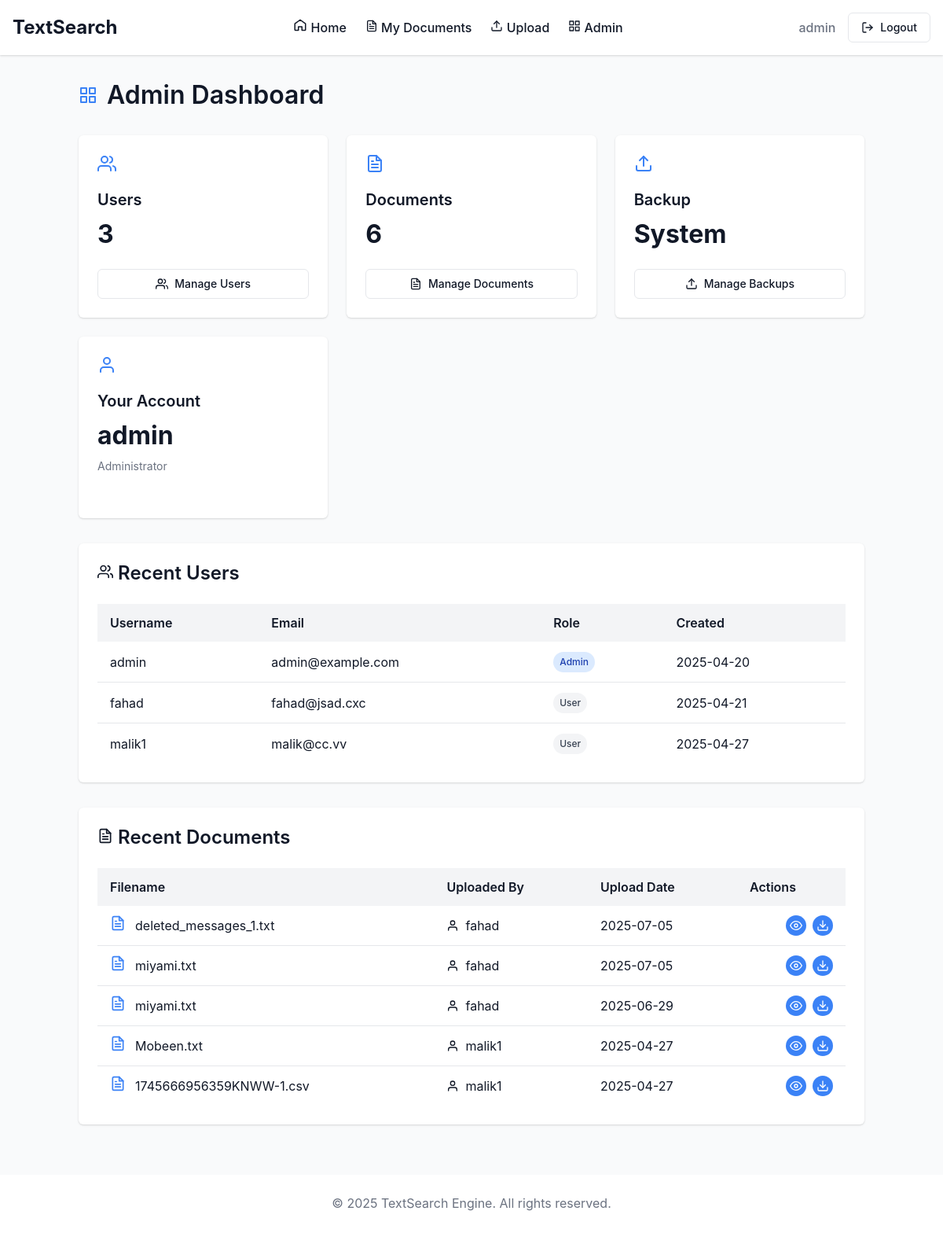
The page /admin (signed in) on the database its author committed.
### tables this page shows
CREATE TABLE users (
    id INTEGER PRIMARY KEY AUTOINCREMENT,
    username TEXT UNIQUE NOT NULL,
    email TEXT UNIQUE NOT NULL,
    password TEXT NOT NULL,
    is_admin INTEGER DEFAULT 0,
    created_at TIMESTAMP DEFAULT CURRENT_TIMESTAMP
);

CREATE TABLE documents (
    id INTEGER PRIMARY KEY AUTOINCREMENT,
    filename TEXT NOT NULL,
    original_filename TEXT NOT NULL,
    user_id INTEGER,
    upload_date TIMESTAMP DEFAULT CURRENT_TIMESTAMP,
    FOREIGN KEY (user_id) REFERENCES users(id)
);

### app.py (the view)
@app.route('/admin')
@admin_required
def admin_dashboard():
    conn = get_db_connection()
    users = conn.execute('SELECT id, username, email, is_admin, created_at FROM users').fetchall()
    documents = conn.execute('SELECT COUNT(*) as count FROM documents').fetchone()
    recent_documents = conn.execute('''
        SELECT d.id, d.original_filename, d.upload_date, u.username
        FROM documents d
        JOIN users u ON d.user_id = u.id
        ORDER BY d.upload_date DESC
        LIMIT 5
    ''').fetchall()
    conn.close()
    return render_template('admin/dashboard.html', users=users, document_count=documents['count'], documents=recent_documents)

### app.py (called while the page is built)
def get_db_connection():
    conn = sqlite3.connect(DATABASE)
    conn.row_factory = sqlite3.Row  #initialize
    return conn

def admin_required(f):
    @wraps(f)
    def decorated_function(*args, **kwargs):
        if 'user_id' not in session:
            flash('Please log in to access this page', 'error')
            return redirect(url_for('login', next=request.url))
        conn = get_db_connection()
        user = conn.execute('SELECT is_admin FROM users WHERE id = ?', (session['user_id'],)).fetchone()
        conn.close()
        if not user or not user['is_admin']:
            abort(403)
        return f(*args, **kwargs)
    return decorated_function

### templates/admin/dashboard.html (shortened to what this page needs)
{% extends 'layout.html' %}
{% block content %}
<div class="admin-dashboard">
    <div class="page-header">
        <h1>
            Admin Dashboard
        </h1>
    </div>
    <div class="admin-stats">
        <div class="stat-card">
            <div class="stat-icon">
            </div>
            <div class="stat-content">
                <h3>Users</h3>
                <p class="stat-value">{{ users|length }}</p>
            </div>
            <a href="{{ url_for('admin_users') }}" class="btn btn-outline">
                Manage Users
            </a>
        </div>
        <div class="stat-card">
            <div class="stat-icon">
            </div>
            <div class="stat-content">
                <h3>Documents</h3>
                <p class="stat-value">{{ document_count }}</p>
            </div>
            <a href="{{ url_for('admin_documents') }}" class="btn btn-outline">
                Manage Documents
            </a>
        </div>
        <div class="stat-card">
            <div class="stat-icon">
        </div>
        <div class="stat-content">
            <h3>Backup</h3>
            <p class="stat-value">System</p>
        </div>
        <a href="{{ url_for('admin_backup') }}" class="btn btn-outline">
            Manage Backups
        </a>
    </div>
        <div class="stat-card">
            <div class="stat-icon">
                <svg xmlns="http://www.w3.org/2000/svg" width="24" height="24" viewBox="0 0 24 24" fill="none" stroke="currentColor" stroke-width="2" stroke-linecap="round" stroke-linejoin="round"><path d="M20 21v-2a4 4 0 0 0-4-4H8a4 4 0 0 0-4 4v2"></path><circle cx="12" cy="7" r="4"></circle></svg>
            </div>
            <div class="stat-content">
                <h3>Your Account</h3>
                <p class="stat-value">{{ session.username }}</p>
                <p class="stat-label">Administrator</p>
            </div>
        </div>
    </div>
    <div class="admin-section">
        <h2>
            Recent Users
        </h2>
        <div class="table-container">
            <table class="admin-table">
                <thead>
                    <tr>
                        <th>Username</th>
                        <th>Email</th>
                        <th>Role</th>
                        <th>Created</th>
                    </tr>
                </thead>
                <tbody>
                    {% for user in users[:5] %}
                        <tr>
                            <td>{{ user.username }}</td>
                            <td>{{ user.email }}</td>
                            <td>
                                {% if user.is_admin %}
                                    <span class="badge badge-blue">Admin</span>
                                {% else %}
                                    <span class="badge badge-gray">User</span>
                                {% endif %}
                            </td>
                            <td>{{ user.created_at.split(' ')[0] }}</td>
                        </tr>
                    {% endfor %}
                </tbody>
            </table>
        </div>
    </div>
    <div class="admin-section">
        <h2>
            Recent Documents
        </h2>
        {% if documents %}
            <div class="table-container">
                <table class="admin-table">
                    <thead>
                        <tr>
                            <th>Filename</th>
                            <th>Uploaded By</th>
                            <th>Upload Date</th>
                            <th>Actions</th>
                        </tr>
                    </thead>
                    <tbody>
                        {% for document in documents %}
                            <tr>
                                <td>
                                    <div class="document-cell">
                                        <div class="document-icon-small">
                                        </div>
                                        {{ document.original_filename }}
                                    </div>
                                </td>
                                <td>
                                    <div class="user-cell">
                                        <svg xmlns="http://www.w3.org/2000/svg" width="16" height="16" viewBox="0 0 24 24" fill="none" stroke="currentColor" stroke-width="2" stroke-linecap="round" stroke-linejoin="round"><path d="M20 21v-2a4 4 0 0 0-4-4H8a4 4 0 0 0-4 4v2"></path><circle cx="12" cy="7" r="4"></circle></svg>
                                        {{ document.username }}
                                    </div>
                                </td>
                                <td>{{ document.upload_date.split(' ')[0] }}</td>
                                <td class="actions">
                                    <div class="action-buttons">
                                        <a href="{{ url_for('view_document', document_id=document.id) }}" class="btn btn-icon" title="View Document">
                                            <svg xmlns="http://www.w3.org/2000/svg" width="16" height="16" viewBox="0 0 24 24" fill="none" stroke="currentColor" stroke-width="2" stroke-linecap="round" stroke-linejoin="round"><path d="M1 12s4-8 11-8 11 8 11 8-4 8-11 8-11-8-11-8z"></path><circle cx="12" cy="12" r="3"></circle></svg>
                                        </a>
                                        <a href="{{ url_for('download_document', document_id=document.id) }}" class="btn btn-icon" title="Download Document">
                                        </a>
                                    </div>
                                </td>
                            </tr>
                        {% endfor %}
                    </tbody>
                </table>
            </div>
        {% else %}
            <div class="empty-state" style="padding: 1.5rem 0;">
                <p>No documents have been uploaded yet.</p>
            </div>
        {% endif %}
    </div>
</div>
{% endblock %}

### templates/layout.html (shortened to what this page needs)
<!DOCTYPE html>
<html lang="en">
<head>
    <link rel="stylesheet" href="{{ url_for('static', filename='css/styles.css') }}">
</head>
<body>
    <header role="banner">
        <div class="container">
            <div class="header-content">
                <a href="{{ url_for('index') }}" class="logo">TextSearch</a>
                <nav role="navigation" aria-label="Main navigation">
                    <ul>
                        <li><a href="{{ url_for('index') }}">
                            <svg aria-hidden="true" xmlns="http://www.w3.org/2000/svg"
                            width="18" height="18" viewBox="0 0 24 24" fill="none"
                            stroke="currentColor" stroke-width="2" stroke-linecap="round"
                            stroke-linejoin="round">
                         <path d="M3 9.5L12 3l9 6.5v10a1 1 0 0 1-1 1h-5v-6H9v6H4a1 1 0 0 1-1-1v-10z"/>
                        </svg>
                        <span>Home</span>
                        </a></li>
                        {% if session.user_id %}
                            <li><a href="{{ url_for('my_documents') }}">
                                <span>My Documents</span>
                            </a></li>
                            <li><a href="{{ url_for('upload') }}">
                                <span>Upload</span>
                            </a></li>
                            {% if session.is_admin %}
                                <li><a href="{{ url_for('admin_dashboard') }}">
                                    <span>Admin</span>
                                </a></li>
                            {% endif %}
                        {% endif %}
                    </ul>
                </nav>
                <div class="user-actions">
                    {% if session.user_id %}
                        <span class="username">{{ session.username }}</span>
                        <a href="{{ url_for('logout') }}" class="btn btn-outline">
                            <span>Logout</span>
                        </a>
                    {% endif %}
                </div>
            </div>
        </div>
    </header>
    <main id="main-content" role="main">
        <div class="container">
            {% block content %}{% endblock %}
        </div>
    </main>
    <footer role="contentinfo">
        <div class="container">
            <p>&copy; 2025 TextSearch Engine. All rights reserved.</p>
        </div>
    </footer>
</body>
</html>

### static/css/styles.css (style rules this page uses)
:root { --primary-color: #3b82f6; --primary-hover: #2563eb; --secondary-color: #6b7280; --success-color: #10b981; --danger-color: #ef4444; --warning-color: #f59e0b; --info-color: #3b82f6; --light-color: #f3f4f6; --dark-color: #1f2937; --body-bg: #f9fafb; --card-bg: #ffffff; --text-color: #111827; --text-muted: #6b7280; --border-color: #e5e7eb; --shadow: 0 1px 3px 0 rgba(0, 0, 0, 0.1), 0 1px 2px 0 rgba(0, 0, 0, 0.06); --shadow-md: 0 4px 6px -1px rgba(0, 0, 0, 0.1), 0 2px 4px -1px rgba(0, 0, 0, 0.06); --shadow-lg: 0 10px 15px -3px rgba(0, 0, 0, 0.1), 0 4px 6px -2px rgba(0, 0, 0, 0.05); --radius: 0.375rem; --transition: all 0.2s ease-in-out; }
* { margin: 0; padding: 0; box-sizing: border-box; }
body { font-family: -apple-system, BlinkMacSystemFont, "Segoe UI", Roboto, Helvetica, Arial, sans-serif; line-height: 1.5; color: var(--text-color); background-color: var(--body-bg); min-height: 100vh; display: flex; flex-direction: column; }
.container { width: 100%; max-width: 1200px; margin: 0 auto; padding: 0 1rem; }
h1, h2, h3, h4, h5, h6 { margin-bottom: 0.5rem; font-weight: 600; line-height: 1.2; }
h1 { font-size: 2rem; }
h2 { font-size: 1.5rem; }
h3 { font-size: 1.25rem; }
p { margin-bottom: 1rem; }
a { color: var(--primary-color); text-decoration: none; transition: var(--transition); }
header { background-color: var(--card-bg); box-shadow: var(--shadow); padding: 1rem 0; position: sticky; top: 0; z-index: 100; }
.header-content { display: flex; justify-content: space-between; align-items: center; }
.logo { font-size: 1.5rem; font-weight: 700; color: var(--text-color); }
nav ul { display: flex; list-style: none; gap: 1.5rem; }
nav a { color: var(--text-color); font-weight: 500; }
.user-actions { display: flex; align-items: center; gap: 1rem; }
.username { font-weight: 500; color: var(--text-muted); }
main { flex: 1; padding: 2rem 0; }
footer { background-color: var(--card-bg); padding: 1.5rem 0; text-align: center; color: var(--text-muted); margin-top: auto; }
.btn { display: inline-flex; align-items: center; justify-content: center; gap: 0.5rem; padding: 0.5rem 1rem; font-size: 0.875rem; font-weight: 500; line-height: 1.25rem; border-radius: var(--radius); border: 1px solid transparent; cursor: pointer; transition: var(--transition); background-color: var(--primary-color); color: white; }
.btn-outline { background-color: transparent; border-color: var(--border-color); color: var(--text-color); }
.btn-icon { padding: 0.25rem; border-radius: 50%; }
.admin-dashboard { max-width: 1000px; margin: 0 auto; }
.admin-dashboard h1 { margin-bottom: 2rem; }
.admin-stats { display: grid; grid-template-columns: repeat(auto-fill, minmax(300px, 1fr)); gap: 1.5rem; margin-bottom: 2rem; }
.stat-card { background-color: var(--card-bg); border-radius: var(--radius); box-shadow: var(--shadow); padding: 1.5rem; display: flex; flex-direction: column; }
.stat-icon { color: var(--primary-color); margin-bottom: 1rem; }
.stat-content { margin-bottom: 1rem; }
.stat-value { font-size: 2rem; font-weight: 700; margin-bottom: 0.25rem; }
.stat-label { color: var(--text-muted); font-size: 0.875rem; }
.admin-section { background-color: var(--card-bg); border-radius: var(--radius); box-shadow: var(--shadow); padding: 1.5rem; margin-bottom: 2rem; }
.admin-section h2 { margin-bottom: 1.5rem; }
.table-container { overflow-x: auto; }
.admin-table { width: 100%; border-collapse: collapse; }
.admin-table th, .admin-table td { padding: 0.75rem 1rem; text-align: left; }
.admin-table th { background-color: var(--light-color); font-weight: 600; }
.admin-table tr { border-bottom: 1px solid var(--border-color); }
.admin-table tr:last-child { border-bottom: none; }
.badge { display: inline-block; padding: 0.25rem 0.5rem; font-size: 0.75rem; font-weight: 500; border-radius: 9999px; }
.badge-blue { background-color: #dbeafe; color: #1e40af; }
.badge-gray { background-color: #f3f4f6; color: #374151; }
.actions { display: flex; gap: 0.5rem; justify-content: flex-end; }
.page-header { display: flex; justify-content: space-between; align-items: center; margin-bottom: 2rem; }
.page-header h1 { display: flex; align-items: center; gap: 0.75rem; margin-bottom: 0; }
.header-icon { color: var(--primary-color); }
.document-cell { display: flex; align-items: center; gap: 0.75rem; }
.document-icon-small { color: var(--primary-color); flex-shrink: 0; }
.user-cell, .date-cell { display: flex; align-items: center; gap: 0.5rem; }
.action-buttons { display: flex; gap: 0.5rem; }

### rows shown on the page
users: username "admin", email "admin@example.com", is_admin "Admin", created_at "2025-04-20"
users: username "fahad", email "fahad@jsad.cxc", is_admin "User", created_at "2025-04-21"
users: username "malik1", email "malik@cc.vv", is_admin "User", created_at "2025-04-27"
documents: original_filename "deleted_messages_1.txt", username "fahad", upload_date "2025-07-05"
documents: original_filename "miyami.txt", username "fahad", upload_date "2025-07-05"
documents: original_filename "miyami.txt", username "fahad", upload_date "2025-06-29"
documents: original_filename "Mobeen.txt", username "malik1", upload_date "2025-04-27"
documents: original_filename "1745666956359KNWW-1.csv", username "malik1", upload_date "2025-04-27"

### other values the page prints
{{ users|length }} "3"
{{ document_count }} "6"
